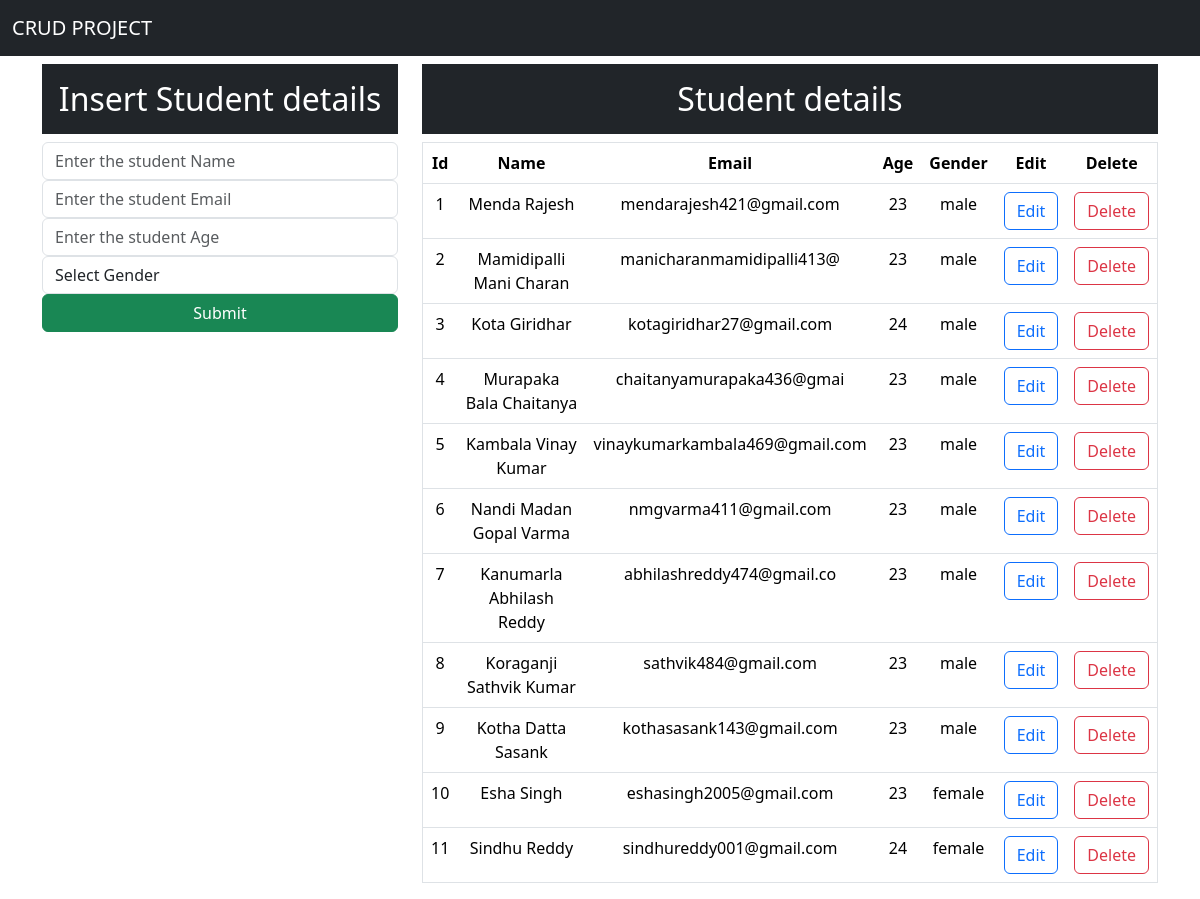
The page / on the database its author committed.
### app/models.py (models this page shows)
class Student(models.Model):
    name = models.CharField(max_length=25)
    email = models.CharField(max_length=25)
    age = models.CharField(max_length=25)
    gender = models.CharField(max_length=25)

### app/views.py (the view)
# urls.py: path('', views.index),
def index(request):
    data = Student.objects.all()
    return render(request, 'app/index.html', {'data': data})

### app/templates/app/index.html (shortened to what this page needs)
<!DOCTYPE html>
<html lang="en">
<head>
    <link rel="stylesheet" href="https://cdn.jsdelivr.net/npm/bootstrap@5.3.8/dist/css/bootstrap.min.css">
</head>
<body>
    <nav class="navbar navbar-expand-lg navbar-dark bg-dark">
  <div class="container-fluid">
    <a class="navbar-brand" href="#">CRUD PROJECT</a>
  </nav>
  <div class="container mt-2">
    <div class="row">
       <div class="col-md-4">
          <h2 class="bg-dark text-white text-center p-3">Insert Student details</h2>
          <form action="/insert" method="POST"> {%csrf_token%}
            <div>
                <input type="text" class="form-control" placeholder="Enter the student Name" name="name">
            </div>
             <div>
                <input type="email" class="form-control" placeholder="Enter the student Email" name="email">
            </div>
             <div>
                <input type="number" class="form-control" placeholder="Enter the student Age" name="age">
            </div>
             <div>
                <select name="gender" class="form-control"  id="gender">
                    <option value="">Select Gender</option>
                </select>
            </div>
            <div>
                <button class="btn btn-success w-100">Submit</button>
            </div>
       </div>
       <div class="col-md-8">
        <h2 class="text-center bg-dark text-white p-3">Student details</h2>
        <table class="table border">
            <thead>
                <tr style="text-align: center;">
                    <th>Id</th>
                    <th>Name</th>
                    <th>Email</th>
                    <th>Age</th>
                    <th>Gender</th>
                    <th>Edit</th>
                    <th>Delete</th>
                </tr>
            </thead>
            <tbody>
                {% for d in data %}
                <tr style="text-align: center;">
                    <td>{{d.id}}</td>
                    <td>{{d.name}}</td>
                    <td>{{d.email}}</td>
                    <td>{{d.age}}</td>
                    <td>{{d.gender}}</td>
                    <td><a href="/update/{{d.id}}" class="btn btn-outline-primary">Edit</a></td>
                    <td><a href="/delete/{{d.id}}" class="btn btn-outline-danger">Delete</a></td>
                </tr>
                {% endfor %}
            </tbody>
        </table>
       </div>
    </div>
  </div>
 </body>
 </html>

### rows shown on the page
Student: id "1", name "Menda Rajesh", email "mendarajesh421@gmail.com", age "23", gender "male"
Student: id "2", name "Mamidipalli Mani Charan", email "manicharanmamidipalli413@", age "23", gender "male"
Student: id "3", name "Kota Giridhar", email "kotagiridhar27@gmail.com", age "24", gender "male"
Student: id "4", name "Murapaka Bala Chaitanya", email "chaitanyamurapaka436@gmai", age "23", gender "male"
Student: id "5", name "Kambala Vinay Kumar", email "vinaykumarkambala469@gmail.com", age "23", gender "male"
Student: id "6", name "Nandi Madan Gopal Varma", email "nmgvarma411@gmail.com", age "23", gender "male"
Student: id "7", name "Kanumarla Abhilash Reddy", email "abhilashreddy474@gmail.co", age "23", gender "male"
Student: id "8", name "Koraganji Sathvik Kumar", email "sathvik484@gmail.com", age "23", gender "male"
Student: id "9", name "Kotha Datta Sasank", email "kothasasank143@gmail.com", age "23", gender "male"
Student: id "10", name "Esha Singh", email "eshasingh2005@gmail.com", age "23", gender "female"
Student: id "11", name "Sindhu Reddy", email "sindhureddy001@gmail.com", age "24", gender "female"
